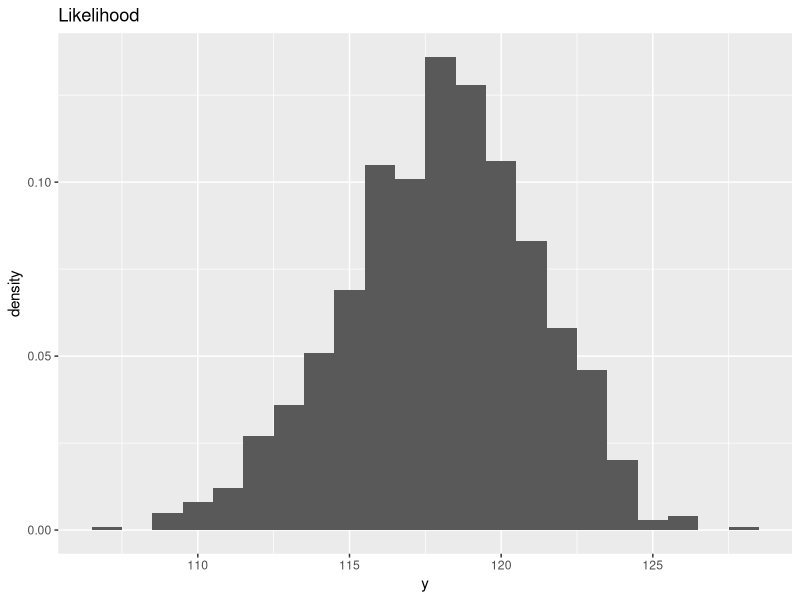
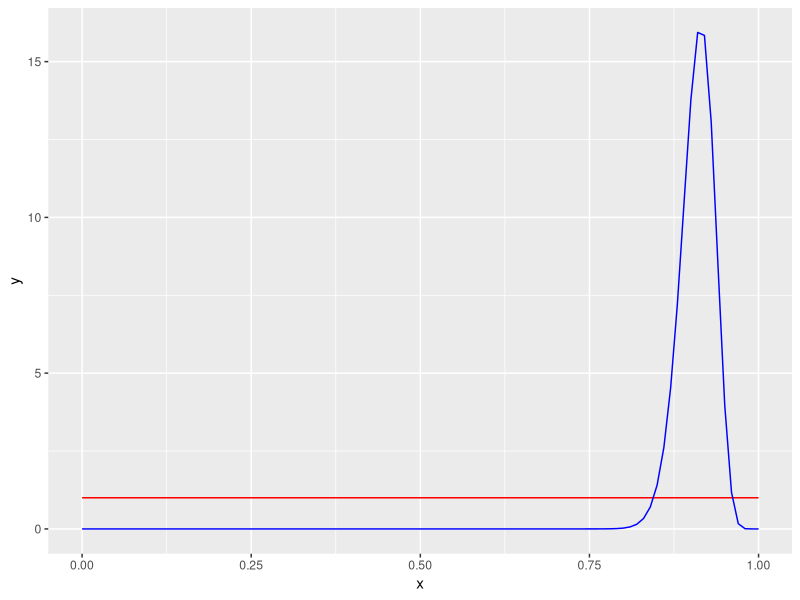
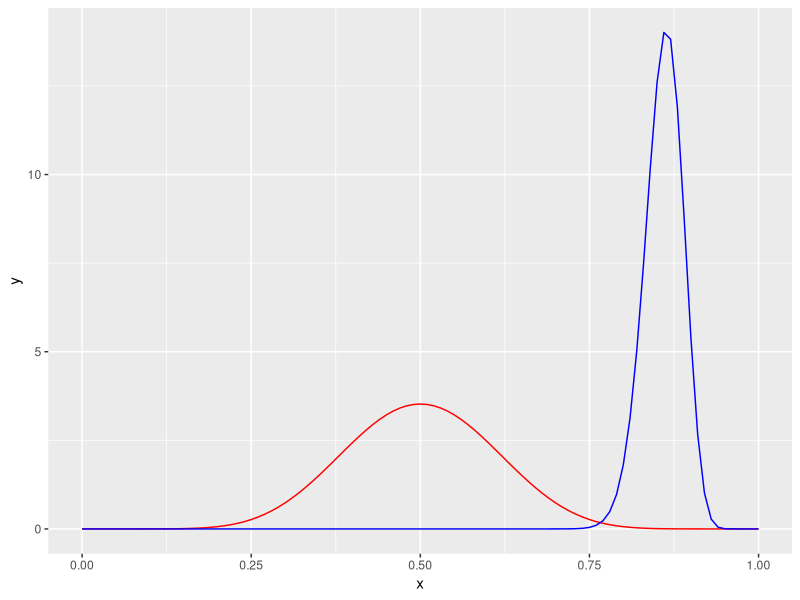

Source code (R) for these figures, in order:
## ---- chunk 1

theta0=0.5

Log_likelihood=function(theta){
  like=dbinom(118,129,theta,log = TRUE)
  return(-like)
}
results=nlm(Log_likelihood,p=theta0)
mle_theta=results$estimate
mle_theta-sqrt(mle_theta*(1-mle_theta)/129)*1.96
mle_theta+sqrt(mle_theta*(1-mle_theta)/129)*1.96


## ---- chunk 2
p <- 0.025
qbeta(p = p, shape1 = 119, shape2 = 12)

p <- 0.975
qbeta(p = p, shape1 = 119, shape2 = 12)

## ---- chunk 3
#likelihood of Y | theta 
library(ggplot2)
library(dplyr)
n=129
theta=118/n
y=rbinom(1000,n,theta)

ggplot()+geom_histogram(aes(x=y,y=..density..),stat ="bin",binwidth = 1)+
  ggtitle("Likelihood")


#Q2
f <- ggplot(data.frame(x=c(0,1)),aes(x))
f+stat_function(fun=dunif,color='red',show.legend = TRUE)+
  stat_function(fun=dbeta,args = list(shape1=119,shape2=12),
                color='blue',show.legend = TRUE)

#Q3
f+stat_function(fun=dbeta,args = list(shape1=10,shape2=10),
                color='red',show.legend = TRUE)+
  stat_function(fun=dbeta,args = list(shape1=128,shape2=21),
                color='blue',show.legend = TRUE)



